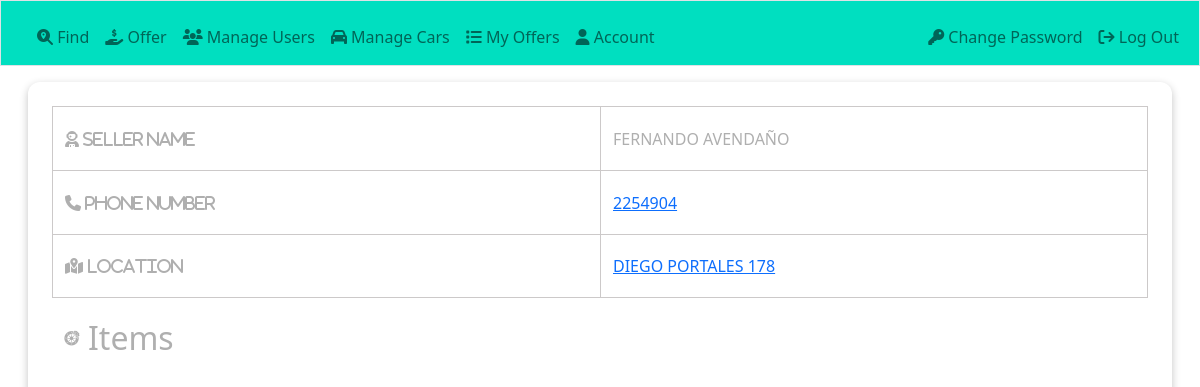
Screenshot of /sellerinfo?id=2 (signed in) with the database file from the repository.
### tables this page shows
CREATE TABLE "users" (
	"id"	INTEGER NOT NULL,
	"hash"	TEXT NOT NULL,
	"email"	TEXT NOT NULL,
	"rol"	TEXT NOT NULL,
	"first_name"	TEXT NOT NULL,
	"last_name"	TEXT NOT NULL,
	"phone_number"	TEXT NOT NULL,
	"address"	TEXT NOT NULL,
	PRIMARY KEY("id" AUTOINCREMENT)
);

### carpartsfinder/mainmanager.py (the view, shortened to what this page needs)
@app.route("/sellerinfo")
def sellerinfo():
   iduser = request.args.get('id')
   if not iduser:
       return redirect("/")
   else:
       userinfo = db.execute("SELECT * FROM users WHERE id = ?",(iduser,))[0]
       useritems = db.execute("""SELECT parts.id, parts.part_name, parts.date, parts.price, parts.description
                                    FROM parts
                                    inner join users on parts.id_user = users.id
                                    WHERE users.id = ? and parts.state = 0""", (iduser,))
       userinfo.update({'useritems':useritems})
       return render_template("userinfo.html", userinfo = userinfo)

### carpartsfinder/helpers.py (called while the page is built)
def dict_factory(cursor, row):
    d = {}
    for idx, col in enumerate(cursor.description):
        d[col[0]] = row[idx]
    return d

    def execute(self, query, params = None):
        db = sqlite3.connect(self.name)
        db.row_factory = dict_factory
        cur = db.cursor()
        data = []
        if params == None:
            data = cur.execute(query).fetchall()
        else:
            data = cur.execute(query, params).fetchall()
            db.commit()
        db.close()
        return data

### carpartsfinder/templates/userinfo.html (shortened to what this page needs)
{% extends "layout.html" %}
{% block main %}
    <head>
        <link rel="stylesheet" href="https://cdnjs.cloudflare.com/ajax/libs/font-awesome/6.1.1/css/all.min.css" />
    </head>
    <div class="row shadow-border m-3 rounded-12 p-4">
        <div class="col-6 font-grey top-border-grey left-border-grey user-info-row">
            <div class="row h-100 align-content-center">
               <div class="col-12">
                <i class="fa-solid fa-user-astronaut"> Seller Name</i>
               </div>
            </div>
        </div>
        <div class="col-6 font-grey top-border-grey left-border-grey right-border-grey user-info-row">
            <div class="row h-100 align-content-center">
                <div class="col-12">
                    {{userinfo.first_name + " " + userinfo.last_name}}
                </div>
             </div>
        </div>
        <div class="col-6 font-grey top-border-grey left-border-grey user-info-row">
            <div class="row h-100 align-content-center">
                <div class="col-12">
                    <i class="fa-solid fa-phone"> Phone Number </i>
                </div>
             </div>
        </div>
        <div class="col-6 font-grey top-border-grey left-border-grey right-border-grey user-info-row">
            <div class="row h-100 align-content-center">
                <div class="col-12">
                    <a href="tel:{{userinfo.phone_number}}">{{userinfo.phone_number}}</a>
                </div>
             </div>
        </div>
        <div class="col-6 font-grey top-border-grey left-border-grey bottom-border-grey user-info-row">
            <div class="row h-100 align-content-center">
                <div class="col-12">
                    <i class="fa-solid fa-map-location-dot">  Location</i>
                </div>
             </div>
        </div>
        <div class="col-6 font-grey top-border-grey left-border-grey bottom-border-grey right-border-grey user-info-row">
            <div class="row h-100 align-content-center">
                <div class="col-12">
                    <a href="{{'https://www.google.com/maps/dir/?api=1&destination=' + userinfo.address }}">{{userinfo.address}} </a>
                </div>
             </div>
        </div>
        <div class="col-12 mt-3 mb-3 fs-2">
            <div class="d-flex align-items-center">
                <img class="icon" src="/static/disc-brake.png">
                <div class="font-grey ms-2">Items</div>
            </div>
        </div>
    </div>
{% endblock %}

### carpartsfinder/static/styles.css (style rules this page uses)
.shadow-border { box-shadow: rgba(0, 0, 0, 0.24) 0px 3px 8px; }
.font-grey { color:#afafaf; }
.rounded-12 { border-radius: 12px; }
.bottom-border-grey { border-bottom-style: solid; border-bottom-color: #ccc9c9; border-bottom-width: 1px; }
.right-border-grey { border-right-style: solid; border-right-color: #ccc9c9; border-right-width: 1px; }
.top-border-grey { border-top-style: solid; border-top-color: #ccc9c9; border-top-width: 1px; }
.left-border-grey { border-left-style: solid; border-left-color: #ccc9c9; border-left-width: 1px; }

### carpartsfinder/templates/userinfo.html (style rules this page uses)
.icon { width: 16px!important; height: 16px!important; }
@media (min-width:576px) { .user-info-row { height: 4rem; } }

### rows the page displays
users: first_name+last_name "FERNANDO AVENDAÑO", phone_number "2254904", address "DIEGO PORTALES 178"
